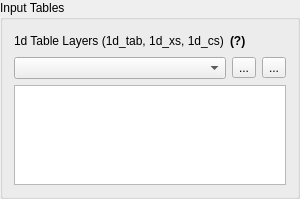
         <widget class="QgsCollapsibleGroupBox" name="gbTables">
          <property name="title">
           <string>Input Tables</string>
          </property>
          <property name="collapsed">
           <bool>true</bool>
          </property>
          <layout class="QVBoxLayout" name="verticalLayout_4">
           <item>
            <layout class="QVBoxLayout" name="InputTableLayout">
             <item>
              <layout class="QHBoxLayout" name="horizontalLayout_34">
               <item>
                <widget class="QLabel" name="label_3">
                 <property name="text">
                  <string>1d Table Layers (1d_tab, 1d_xs, 1d_cs)</string>
                 </property>
                </widget>
               </item>
               <item>
                <widget class="QLabel" name="inputTablesToolTip">
                 <property name="text">
                  <string>&lt;html&gt;&lt;head/&gt;&lt;body&gt;&lt;p&gt;&lt;span style=&quot; font-weight:600;&quot;&gt;(?)&lt;/span&gt;&lt;/p&gt;&lt;/body&gt;&lt;/html&gt;</string>
                 </property>
                </widget>
               </item>
               <item>
                <spacer name="horizontalSpacer_50">
                 <property name="orientation">
                  <enum>Qt::Horizontal</enum>
                 </property>
                 <property name="sizeHint" stdset="0">
                  <size>
                   <width>40</width>
                   <height>20</height>
                  </size>
                 </property>
                </spacer>
               </item>
              </layout>
             </item>
             <item>
              <layout class="QHBoxLayout" name="horizontalLayout_3">
               <item>
                <widget class="QComboBox" name="cboInputTables">
                 <property name="editable">
                  <bool>false</bool>
                 </property>
                </widget>
               </item>
               <item>
                <widget class="QToolButton" name="btnAddTables">
                 <property name="text">
                  <string>...</string>
                 </property>
                </widget>
               </item>
               <item>
                <widget class="QToolButton" name="btnRemoveTables">
                 <property name="text">
                  <string>...</string>
                 </property>
                </widget>
               </item>
              </layout>
             </item>
             <item>
              <widget class="QListWidget" name="lwTables">
               <property name="maximumSize">
                <size>
                 <width>16777215</width>
                 <height>100</height>
                </size>
               </property>
               <property name="selectionMode">
                <enum>QAbstractItemView::ExtendedSelection</enum>
               </property>
              </widget>
             </item>
            </layout>
           </item>
          </layout>
         </widget>
